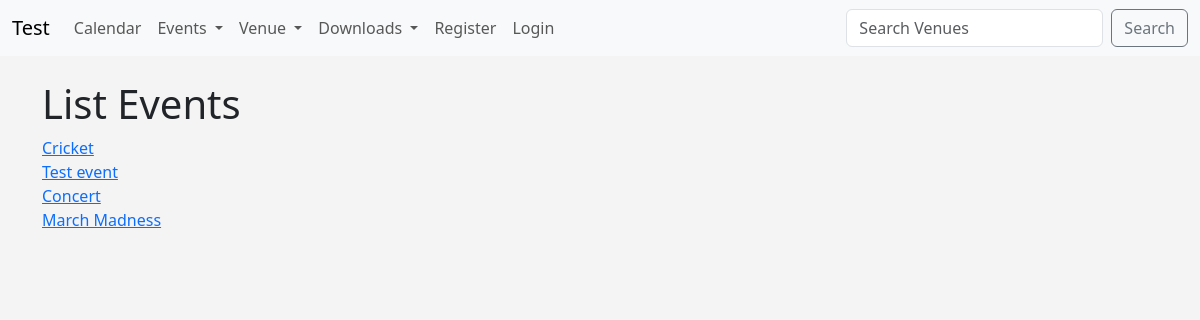
Screenshot of /venue_events/1 with the database file from the repository.
### events/models.py (models this page shows, shortened)
class Event(models.Model):
	name=models.CharField('Event Name',max_length=120)
	event_date=models.DateTimeField('Event Date')
	venue=models.ForeignKey(Venue,blank=True,null=True,on_delete=models.CASCADE)
	manager=models.ForeignKey(User,blank=True,null=True,on_delete=models.SET_NULL)
	description=models.TextField(blank=True)
	attendees=models.ManyToManyField(MyClubUser,blank=True)
	approved= models.BooleanField("Approved",default=False)
	def __str__(self):
		return self.name

### events/views.py (the view)
# urls.py: path('venue_events/<venue_id>',views.venue_events,name='venue-events'),
def venue_events(request,venue_id):
	venue=Venue.objects.get(id=venue_id)
	events=venue.event_set.all()
	if events:
		return render(request,'events/venue_events.html',{
			"events":events,
			})
	else:
		messages.success(request,("That venue has no events at that time"))
		return redirect('admin-approval')

### events/templates/events/venue_events.html
{% extends 'events/base.html' %}
{% block content %}
<h1>List Events</h1>
{%for event in events%}
<a href="{%url 'show-event' event.id %}">{{event}}</a><br>
{%endfor%}
{% endblock %}

### events/templates/events/base.html (style rules this page uses)
body { background: #f4f4f4; }

### rows the page displays
Event: name "Cricket"
Event: name "Test event"
Event: name "Concert"
Event: name "March Madness"
